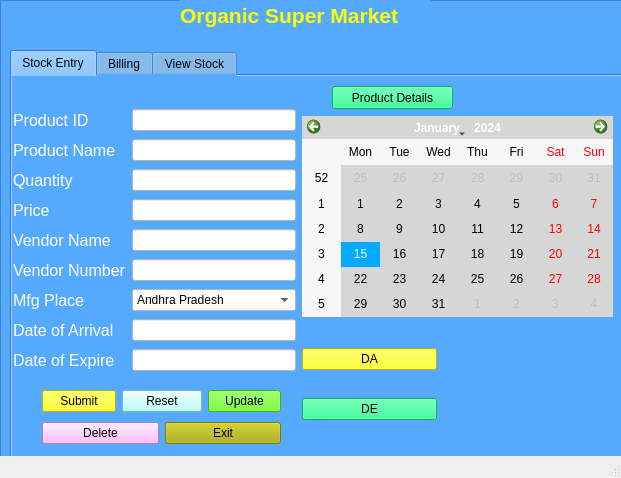
<?xml version="1.0" encoding="UTF-8"?>
<ui version="4.0">
 <class>MainWindow</class>
 <widget class="QMainWindow" name="MainWindow">
  <property name="geometry">
   <rect>
    <x>0</x>
    <y>0</y>
    <width>621</width>
    <height>478</height>
   </rect>
  </property>
  <property name="windowTitle">
   <string>MainWindow</string>
  </property>
  <widget class="QWidget" name="centralwidget">
   <widget class="QFrame" name="frame">
    <property name="geometry">
     <rect>
      <x>0</x>
      <y>0</y>
      <width>641</width>
      <height>461</height>
     </rect>
    </property>
    <property name="styleSheet">
     <string notr="true">background-color: rgb(85, 170, 255);</string>
    </property>
    <property name="frameShape">
     <enum>QFrame::StyledPanel</enum>
    </property>
    <property name="frameShadow">
     <enum>QFrame::Raised</enum>
    </property>
    <widget class="QTabWidget" name="tabWidget">
     <property name="geometry">
      <rect>
       <x>10</x>
       <y>50</y>
       <width>641</width>
       <height>441</height>
      </rect>
     </property>
     <property name="currentIndex">
      <number>0</number>
     </property>
     <widget class="QWidget" name="tab">
      <attribute name="title">
       <string>Stock Entry</string>
      </attribute>
      <widget class="QCalendarWidget" name="calendarWidget">
       <property name="geometry">
        <rect>
         <x>290</x>
         <y>40</y>
         <width>311</width>
         <height>201</height>
        </rect>
       </property>
       <property name="styleSheet">
        <string notr="true">background-color: rgb(214, 214, 214);
selection-background-color: rgb(0, 170, 255);</string>
       </property>
      </widget>
      <widget class="QWidget" name="layoutWidget">
       <property name="geometry">
        <rect>
         <x>1</x>
         <y>31</y>
         <width>283</width>
         <height>273</height>
        </rect>
       </property>
       <layout class="QGridLayout" name="gridLayout">
        <item row="0" column="1">
         <widget class="QLineEdit" name="id">
          <property name="styleSheet">
           <string notr="true">background-color: rgb(255, 255, 255);</string>
          </property>
         </widget>
        </item>
        <item row="0" column="0">
         <widget class="QLabel" name="label_2">
          <property name="font">
           <font>
            <pointsize>12</pointsize>
           </font>
          </property>
          <property name="styleSheet">
           <string notr="true">color: rgb(255, 255, 255);</string>
          </property>
          <property name="text">
           <string>Product ID</string>
          </property>
         </widget>
        </item>
        <item row="4" column="0">
         <widget class="QLabel" name="label_6">
          <property name="font">
           <font>
            <pointsize>12</pointsize>
           </font>
          </property>
          <property name="styleSheet">
           <string notr="true">color: rgb(255, 255, 255);</string>
          </property>
          <property name="text">
           <string>Vendor Name</string>
          </property>
         </widget>
        </item>
        <item row="4" column="1">
         <widget class="QLineEdit" name="vendname">
          <property name="styleSheet">
           <string notr="true">background-color: rgb(255, 255, 255);</string>
          </property>
         </widget>
        </item>
        <item row="5" column="0">
         <widget class="QLabel" name="label_7">
          <property name="font">
           <font>
            <pointsize>12</pointsize>
           </font>
          </property>
          <property name="styleSheet">
           <string notr="true">color: rgb(255, 255, 255);</string>
          </property>
          <property name="text">
           <string>Vendor Number</string>
          </property>
         </widget>
        </item>
        <item row="1" column="0">
         <widget class="QLabel" name="label_3">
          <property name="font">
           <font>
            <pointsize>12</pointsize>
           </font>
          </property>
          <property name="styleSheet">
           <string notr="true">color: rgb(255, 255, 255);</string>
          </property>
          <property name="text">
           <string>Product Name</string>
          </property>
         </widget>
        </item>
        <item row="2" column="1">
         <widget class="QLineEdit" name="quantity">
          <property name="styleSheet">
           <string notr="true">background-color: rgb(255, 255, 255);</string>
          </property>
         </widget>
        </item>
        <item row="3" column="1">
         <widget class="QLineEdit" name="price">
          <property name="styleSheet">
           <string notr="true">background-color: rgb(255, 255, 255);</string>
          </property>
         </widget>
        </item>
        <item row="2" column="0">
         <widget class="QLabel" name="label_4">
          <property name="font">
           <font>
            <pointsize>12</pointsize>
           </font>
          </property>
          <property name="styleSheet">
           <string notr="true">color: rgb(255, 255, 255);</string>
          </property>
          <property name="text">
           <string>Quantity</string>
          </property>
         </widget>
        </item>
        <item row="3" column="0">
         <widget class="QLabel" name="label_5">
          <property name="font">
           <font>
            <pointsize>12</pointsize>
           </font>
          </property>
          <property name="styleSheet">
           <string notr="true">color: rgb(255, 255, 255);</string>
          </property>
          <property name="text">
           <string>Price</string>
          </property>
         </widget>
        </item>
        <item row="5" column="1">
         <widget class="QLineEdit" name="vendnumber">
          <property name="styleSheet">
           <string notr="true">background-color: rgb(255, 255, 255);</string>
          </property>
         </widget>
        </item>
        <item row="1" column="1">
         <widget class="QLineEdit" name="name">
          <property name="styleSheet">
           <string notr="true">background-color: rgb(255, 255, 255);</string>
          </property>
         </widget>
        </item>
        <item row="7" column="1">
         <widget class="QLineEdit" name="arrival">
          <property name="styleSheet">
           <string notr="true">background-color: rgb(255, 255, 255);</string>
          </property>
         </widget>
        </item>
        <item row="8" column="1">
         <widget class="QLineEdit" name="expire">
          <property name="styleSheet">
           <string notr="true">background-color: rgb(255, 255, 255);</string>
          </property>
         </widget>
        </item>
        <item row="6" column="0">
         <widget class="QLabel" name="label_8">
          <property name="font">
           <font>
            <pointsize>12</pointsize>
           </font>
          </property>
          <property name="styleSheet">
           <string notr="true">color: rgb(255, 255, 255);</string>
          </property>
          <property name="text">
           <string>Mfg Place</string>
          </property>
         </widget>
        </item>
        <item row="8" column="0">
         <widget class="QLabel" name="label_10">
          <property name="font">
           <font>
            <pointsize>12</pointsize>
           </font>
          </property>
          <property name="styleSheet">
           <string notr="true">color: rgb(255, 255, 255);</string>
          </property>
          <property name="text">
           <string>Date of Expire</string>
          </property>
         </widget>
        </item>
        <item row="7" column="0">
         <widget class="QLabel" name="label_9">
          <property name="font">
           <font>
            <pointsize>12</pointsize>
           </font>
          </property>
          <property name="styleSheet">
           <string notr="true">color: rgb(255, 255, 255);</string>
          </property>
          <property name="text">
           <string>Date of Arrival</string>
          </property>
         </widget>
        </item>
        <item row="6" column="1">
         <widget class="QComboBox" name="comboBox">
          <property name="styleSheet">
           <string notr="true">background-color: rgb(255, 255, 255);</string>
          </property>
          <item>
           <property name="text">
            <string>Andhra Pradesh</string>
           </property>
          </item>
          <item>
           <property name="text">
            <string>Arunachal Pradesh</string>
           </property>
          </item>
          <item>
           <property name="text">
            <string>Assam</string>
           </property>
          </item>
          <item>
           <property name="text">
            <string>Bihar</string>
           </property>
          </item>
          <item>
           <property name="text">
            <string>Chhattisgarh</string>
           </property>
          </item>
          <item>
           <property name="text">
            <string>Goa</string>
           </property>
          </item>
          <item>
           <property name="text">
            <string>Gujarat</string>
           </property>
          </item>
          <item>
           <property name="text">
            <string>Haryana</string>
           </property>
          </item>
          <item>
           <property name="text">
            <string>Himachal Pradesh</string>
           </property>
          </item>
          <item>
           <property name="text">
            <string>Jharkand</string>
           </property>
          </item>
          <item>
           <property name="text">
            <string>Karnataka</string>
           </property>
          </item>
          <item>
           <property name="text">
            <string>Kerala</string>
           </property>
          </item>
          <item>
           <property name="text">
            <string>Madhya Pradesh</string>
           </property>
          </item>
          <item>
           <property name="text">
            <string>Maharashtra</string>
           </property>
          </item>
          <item>
           <property name="text">
            <string>Manipur</string>
           </property>
          </item>
          <item>
           <property name="text">
            <string>Meghalaya</string>
           </property>
          </item>
          <item>
           <property name="text">
            <string>Mizoram</string>
           </property>
          </item>
          <item>
           <property name="text">
            <string>Nagaland</string>
           </property>
          </item>
          <item>
           <property name="text">
            <string>Odissa</string>
           </property>
          </item>
          <item>
           <property name="text">
            <string>Punjab</string>
           </property>
          </item>
          <item>
           <property name="text">
            <string>Rajasthan</string>
           </property>
          </item>
          <item>
           <property name="text">
            <string>Sikkim</string>
           </property>
          </item>
          <item>
           <property name="text">
            <string>Tamilnadu</string>
           </property>
          </item>
          <item>
           <property name="text">
            <string>Telangana</string>
           </property>
          </item>
          <item>
           <property name="text">
            <string>Tripura</string>
           </property>
          </item>
          <item>
           <property name="text">
            <string>Uttarakand</string>
           </property>
          </item>
          <item>
           <property name="text">
            <string>UttarPradesh</string>
           </property>
          </item>
          <item>
           <property name="text">
            <string>West Bengal</string>
           </property>
          </item>
         </widget>
        </item>
       </layout>
      </widget>
      <widget class="QWidget" name="layoutWidget_2">
       <property name="geometry">
        <rect>
         <x>290</x>
         <y>250</y>
         <width>135</width>
         <height>117</height>
        </rect>
       </property>
       <layout class="QGridLayout" name="gridLayout_3">
        <item row="0" column="0">
         <widget class="QPushButton" name="da">
          <property name="styleSheet">
           <string notr="true">background-color: rgb(255, 255, 0);</string>
          </property>
          <property name="text">
           <string>DA</string>
          </property>
         </widget>
        </item>
        <item row="1" column="0">
         <widget class="QPushButton" name="de">
          <property name="styleSheet">
           <string notr="true">background-color: rgb(255, 255, 0);
background-color: rgb(0, 255, 127);</string>
          </property>
          <property name="text">
           <string>DE</string>
          </property>
         </widget>
        </item>
       </layout>
      </widget>
      <widget class="QPushButton" name="product">
       <property name="geometry">
        <rect>
         <x>320</x>
         <y>10</y>
         <width>121</width>
         <height>23</height>
        </rect>
       </property>
       <property name="styleSheet">
        <string notr="true">background-color: rgb(255, 255, 0);
background-color: rgb(0, 255, 127);</string>
       </property>
       <property name="text">
        <string>Product Details</string>
       </property>
      </widget>
      <widget class="QWidget" name="layoutWidget_3">
       <property name="geometry">
        <rect>
         <x>30</x>
         <y>310</y>
         <width>239</width>
         <height>62</height>
        </rect>
       </property>
       <layout class="QGridLayout" name="gridLayout_2">
        <item row="0" column="0">
         <widget class="QPushButton" name="submit">
          <property name="styleSheet">
           <string notr="true">background-color: rgb(255, 255, 0);</string>
          </property>
          <property name="text">
           <string>Submit</string>
          </property>
         </widget>
        </item>
        <item row="0" column="1" colspan="2">
         <widget class="QPushButton" name="reset">
          <property name="styleSheet">
           <string notr="true">background-color: rgb(170, 255, 255);</string>
          </property>
          <property name="text">
           <string>Reset</string>
          </property>
         </widget>
        </item>
        <item row="0" column="3">
         <widget class="QPushButton" name="update">
          <property name="styleSheet">
           <string notr="true">background-color: rgb(85, 255, 0);</string>
          </property>
          <property name="text">
           <string>Update</string>
          </property>
         </widget>
        </item>
        <item row="1" column="0" colspan="2">
         <widget class="QPushButton" name="delete_2">
          <property name="styleSheet">
           <string notr="true">background-color: rgb(255, 170, 255);</string>
          </property>
          <property name="text">
           <string>Delete</string>
          </property>
         </widget>
        </item>
        <item row="1" column="2" colspan="2">
         <widget class="QPushButton" name="exit">
          <property name="styleSheet">
           <string notr="true">background-color: rgb(170, 170, 0);</string>
          </property>
          <property name="text">
           <string>Exit</string>
          </property>
         </widget>
        </item>
       </layout>
      </widget>
     </widget>
     <widget class="QWidget" name="tab_2">
      <attribute name="title">
       <string>Billing</string>
      </attribute>
      <widget class="QLabel" name="label_11">
       <property name="geometry">
        <rect>
         <x>20</x>
         <y>40</y>
         <width>101</width>
         <height>16</height>
        </rect>
       </property>
       <property name="font">
        <font>
         <pointsize>14</pointsize>
        </font>
       </property>
       <property name="styleSheet">
        <string notr="true">color: rgb(255, 255, 255);</string>
       </property>
       <property name="text">
        <string>Product Id</string>
       </property>
      </widget>
      <widget class="QLineEdit" name="lineEdit_10">
       <property name="geometry">
        <rect>
         <x>130</x>
         <y>40</y>
         <width>61</width>
         <height>20</height>
        </rect>
       </property>
       <property name="styleSheet">
        <string notr="true">background-color: rgb(255, 255, 255);</string>
       </property>
      </widget>
      <widget class="QLineEdit" name="lineEdit_11">
       <property name="geometry">
        <rect>
         <x>290</x>
         <y>40</y>
         <width>61</width>
         <height>20</height>
        </rect>
       </property>
       <property name="styleSheet">
        <string notr="true">background-color: rgb(255, 255, 255);</string>
       </property>
      </widget>
      <widget class="QLabel" name="label_12">
       <property name="geometry">
        <rect>
         <x>200</x>
         <y>40</y>
         <width>81</width>
         <height>21</height>
        </rect>
       </property>
       <property name="font">
        <font>
         <pointsize>14</pointsize>
        </font>
       </property>
       <property name="styleSheet">
        <string notr="true">color: rgb(255, 255, 255);</string>
       </property>
       <property name="text">
        <string>Quantity</string>
       </property>
      </widget>
      <widget class="QPushButton" name="add">
       <property name="geometry">
        <rect>
         <x>370</x>
         <y>40</y>
         <width>75</width>
         <height>23</height>
        </rect>
       </property>
       <property name="styleSheet">
        <string notr="true">background-color: rgb(170, 255, 255);</string>
       </property>
       <property name="text">
        <string>Add</string>
       </property>
      </widget>
      <widget class="QTextEdit" name="textEdit">
       <property name="geometry">
        <rect>
         <x>20</x>
         <y>70</y>
         <width>501</width>
         <height>211</height>
        </rect>
       </property>
       <property name="styleSheet">
        <string notr="true">background-color: rgb(255, 255, 255);</string>
       </property>
      </widget>
      <widget class="QLabel" name="label_13">
       <property name="geometry">
        <rect>
         <x>270</x>
         <y>300</y>
         <width>151</width>
         <height>20</height>
        </rect>
       </property>
       <property name="font">
        <font>
         <pointsize>14</pointsize>
        </font>
       </property>
       <property name="styleSheet">
        <string notr="true">color: rgb(255, 255, 0);</string>
       </property>
       <property name="text">
        <string/>
       </property>
       <property name="alignment">
        <set>Qt::AlignCenter</set>
       </property>
      </widget>
      <widget class="QLabel" name="label_14">
       <property name="geometry">
        <rect>
         <x>90</x>
         <y>300</y>
         <width>151</width>
         <height>20</height>
        </rect>
       </property>
       <property name="font">
        <font>
         <pointsize>14</pointsize>
        </font>
       </property>
       <property name="styleSheet">
        <string notr="true">color: rgb(255, 255, 0);
color: rgb(255, 255, 255);</string>
       </property>
       <property name="text">
        <string>Total Bill</string>
       </property>
       <property name="alignment">
        <set>Qt::AlignCenter</set>
       </property>
      </widget>
     </widget>
     <widget class="QWidget" name="tab_3">
      <attribute name="title">
       <string>View Stock</string>
      </attribute>
      <widget class="QPushButton" name="view">
       <property name="geometry">
        <rect>
         <x>230</x>
         <y>10</y>
         <width>75</width>
         <height>23</height>
        </rect>
       </property>
       <property name="styleSheet">
        <string notr="true">background-color: rgb(255, 170, 255);</string>
       </property>
       <property name="text">
        <string>View Stock</string>
       </property>
      </widget>
      <widget class="QTableWidget" name="tableWidget">
       <property name="geometry">
        <rect>
         <x>0</x>
         <y>50</y>
         <width>611</width>
         <height>251</height>
        </rect>
       </property>
       <property name="styleSheet">
        <string notr="true">background-color: rgb(235, 235, 235);</string>
       </property>
       <column>
        <property name="text">
         <string>Product Id</string>
        </property>
       </column>
       <column>
        <property name="text">
         <string>Product Name</string>
        </property>
       </column>
       <column>
        <property name="text">
         <string>Quantity</string>
        </property>
       </column>
       <column>
        <property name="text">
         <string>Price</string>
        </property>
       </column>
       <column>
        <property name="text">
         <string>Vendor Name</string>
        </property>
       </column>
       <column>
        <property name="text">
         <string>Vendor Number</string>
        </property>
       </column>
       <column>
        <property name="text">
         <string>Place</string>
        </property>
       </column>
       <column>
        <property name="text">
         <string>Date of Arrival</string>
        </property>
       </column>
       <column>
        <property name="text">
         <string>Date of Expiry</string>
        </property>
       </column>
      </widget>
     </widget>
    </widget>
    <widget class="QLabel" name="label">
     <property name="geometry">
      <rect>
       <x>180</x>
       <y>0</y>
       <width>251</width>
       <height>31</height>
      </rect>
     </property>
     <property name="font">
      <font>
       <pointsize>16</pointsize>
       <weight>75</weight>
       <bold>true</bold>
      </font>
     </property>
     <property name="styleSheet">
      <string notr="true">color: rgb(255, 255, 0);</string>
     </property>
     <property name="text">
      <string>Organic Super Market</string>
     </property>
    </widget>
   </widget>
  </widget>
  <widget class="QStatusBar" name="statusbar"/>
 </widget>
 <tabstops>
  <tabstop>id</tabstop>
  <tabstop>name</tabstop>
  <tabstop>quantity</tabstop>
  <tabstop>price</tabstop>
  <tabstop>vendname</tabstop>
  <tabstop>vendnumber</tabstop>
  <tabstop>comboBox</tabstop>
  <tabstop>arrival</tabstop>
  <tabstop>expire</tabstop>
  <tabstop>submit</tabstop>
  <tabstop>reset</tabstop>
  <tabstop>update</tabstop>
  <tabstop>delete_2</tabstop>
  <tabstop>exit</tabstop>
  <tabstop>da</tabstop>
  <tabstop>de</tabstop>
  <tabstop>calendarWidget</tabstop>
  <tabstop>product</tabstop>
  <tabstop>tabWidget</tabstop>
  <tabstop>lineEdit_10</tabstop>
  <tabstop>lineEdit_11</tabstop>
  <tabstop>add</tabstop>
  <tabstop>textEdit</tabstop>
  <tabstop>view</tabstop>
  <tabstop>tableWidget</tabstop>
 </tabstops>
 <resources/>
 <connections/>
</ui>
